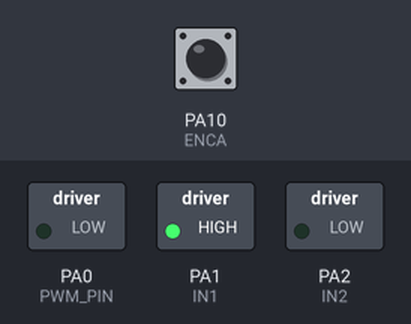
The sketch below on a simulated STM32 Blue Pill. Shown: switched loads named in the sketch (green lamp = pin HIGH). The inputs (shaded band) are chosen by the test bench; at power-on: PA10 (ENCA) HIGH. What the sketch prints to the serial monitor is not drawn.

Above: at 0.15 s.
At 1.7 s:
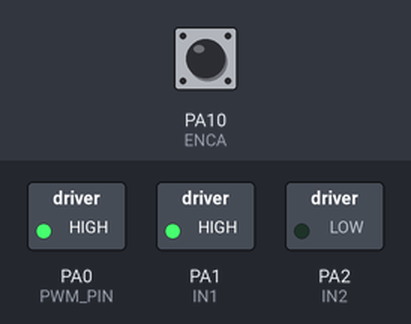
Timing chart, 0 to 3.2 s (numbered marks = the images above):
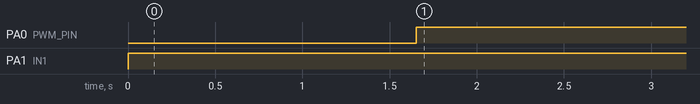

Measured:
- by itself, PA0 (PWM_PIN): LOW → HIGH at 1.7 s
- by itself, PA1 (IN1): LOW → HIGH at 0.00 s

The sketch:

Control_speed_jinpao_table.ino
```cpp
#define ENCA PA10
#define ENCB PA9
#define PWM_PIN PA0
#define IN1 PA1
#define IN2 PA2


const int PPR = 2048;

// globals
long prevT = 0;
int posPrev = 0;

// Use the "volatile" directive for variables
// used in an interrupt
volatile int pos_i = 0;
volatile float velocity_i = 0;
volatile long prevT_i = 0;

float eintegral = 0;

float kp = 2.0;
float ki = 19.35;

float target_rpm = 7.5;

void setup() {
  Serial.begin(115200);

  pinMode(ENCA, INPUT);
  pinMode(ENCB, INPUT);
  pinMode(PWM_PIN, OUTPUT);
  pinMode(IN1, OUTPUT);
  pinMode(IN2, OUTPUT);

  attachInterrupt(digitalPinToInterrupt(ENCA), readEncoder, RISING);
}

void loop() {
  int pos = 0;
  float velocity2 = 0;
  noInterrupts(); // disable interrupts temporarily while reading
  pos = pos_i;
  velocity2 = velocity_i;
  interrupts(); // turn interrupts back on

  long currT = micros();
  float deltaT = ((float) (currT - prevT)) / 1.0e6;
  prevT = currT;

  float v2 = velocity2 / PPR * 60.0;
  float e = target_rpm - fabs(v2);

  eintegral = eintegral + e * deltaT;
  float u = kp * e + ki * eintegral;

  int pwr = (int)(u);
  if (pwr > 255) {
    pwr = 255;
  }
  if(pwr <0){
    pwr = 0;
  }

  setMotor(1, pwr, PWM_PIN, IN1, IN2);
  Serial.print("Target : " + String(target_rpm));
  Serial.print("  Error : " + String(e));
  Serial.print("  RPM : " + String(v2));
  Serial.print("  Control : "+String(pwr));
  Serial.println("SUM : "+String(eintegral));

}


void setMotor(int dir, int pwmVal, int pwm, int in1, int in2) {
  analogWrite(pwm, pwmVal); // Motor speed
  if (dir == 1) {
    // Turn one way
    digitalWrite(in1, HIGH);
    digitalWrite(in2, LOW);
  }
  else if (dir == -1) {
    // Turn the other way
    digitalWrite(in1, LOW);
    digitalWrite(in2, HIGH);
  }
  else {
    // Or dont turn
    digitalWrite(in1, LOW);
    digitalWrite(in2, LOW);
  }
}

void readEncoder() {
  // Read encoder B when ENCA rises
  int b = digitalRead(ENCB);
  int increment = 0;
  if (b > 0) {
    // If B is high, increment forward
    increment = 1;
  }
  else {
    // Otherwise, increment backward
    increment = -1;
  }
  pos_i = pos_i + increment;

  //   Compute velocity with method 2
  long currT = micros();
  float deltaT = ((float) (currT - prevT_i)) / 1.0e6;
  velocity_i = increment / deltaT;
  prevT_i = currT;
}
```
